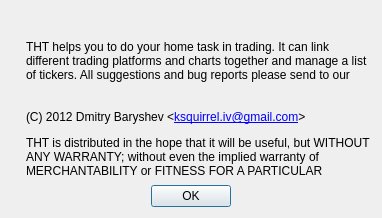
<?xml version="1.0" encoding="UTF-8"?>
<ui version="4.0">
 <class>About</class>
 <widget class="QDialog" name="About">
  <property name="geometry">
   <rect>
    <x>0</x>
    <y>0</y>
    <width>382</width>
    <height>218</height>
   </rect>
  </property>
  <property name="windowTitle">
   <string>About THT</string>
  </property>
  <layout class="QGridLayout" name="gridLayout">
   <item row="0" column="0" colspan="3">
    <layout class="QHBoxLayout" name="horizontalLayout_2">
     <property name="spacing">
      <number>8</number>
     </property>
     <item>
      <widget class="QLabel" name="label">
       <property name="alignment">
        <set>Qt::AlignCenter</set>
       </property>
      </widget>
     </item>
     <item>
      <layout class="QVBoxLayout" name="verticalLayout">
       <property name="spacing">
        <number>0</number>
       </property>
       <item>
        <layout class="QHBoxLayout" name="horizontalLayout">
         <item>
          <widget class="QLabel" name="labelVersion">
           <property name="sizePolicy">
            <sizepolicy hsizetype="MinimumExpanding" vsizetype="Preferred">
             <horstretch>0</horstretch>
             <verstretch>0</verstretch>
            </sizepolicy>
           </property>
           <property name="font">
            <font>
             <pointsize>11</pointsize>
             <weight>75</weight>
             <bold>true</bold>
            </font>
           </property>
           <property name="openExternalLinks">
            <bool>false</bool>
           </property>
          </widget>
         </item>
         <item>
          <widget class="QLabel" name="labelUpdate">
           <property name="pixmap">
            <pixmap resource="tht.qrc">:/images/transparent.png</pixmap>
           </property>
           <property name="alignment">
            <set>Qt::AlignCenter</set>
           </property>
           <property name="openExternalLinks">
            <bool>true</bool>
           </property>
          </widget>
         </item>
        </layout>
       </item>
       <item>
        <spacer name="verticalSpacer">
         <property name="orientation">
          <enum>Qt::Vertical</enum>
         </property>
         <property name="sizeType">
          <enum>QSizePolicy::Fixed</enum>
         </property>
         <property name="sizeHint" stdset="0">
          <size>
           <width>20</width>
           <height>12</height>
          </size>
         </property>
        </spacer>
       </item>
       <item>
        <widget class="QLabel" name="label_2">
         <property name="sizePolicy">
          <sizepolicy hsizetype="Expanding" vsizetype="Preferred">
           <horstretch>0</horstretch>
           <verstretch>0</verstretch>
          </sizepolicy>
         </property>
         <property name="text">
          <string>THT helps you to do your home task in trading. It can link different trading platforms and charts together and manage a list of tickers. All suggestions and bug reports please send to our bug tracker, also visit</string>
         </property>
         <property name="wordWrap">
          <bool>true</bool>
         </property>
         <property name="textInteractionFlags">
          <set>Qt::LinksAccessibleByMouse|Qt::TextSelectableByMouse</set>
         </property>
        </widget>
       </item>
       <item>
        <widget class="QLabel" name="labelUrl">
         <property name="openExternalLinks">
          <bool>true</bool>
         </property>
        </widget>
       </item>
       <item>
        <spacer name="verticalSpacer_2">
         <property name="orientation">
          <enum>Qt::Vertical</enum>
         </property>
         <property name="sizeType">
          <enum>QSizePolicy::Fixed</enum>
         </property>
         <property name="sizeHint" stdset="0">
          <size>
           <width>20</width>
           <height>12</height>
          </size>
         </property>
        </spacer>
       </item>
       <item>
        <widget class="QLabel" name="label_4">
         <property name="text">
          <string>(C) 2012 Dmitry Baryshev &amp;lt;&lt;a href=&quot;mailto:ksquirrel.iv@gmail.com&quot;&gt;ksquirrel.iv@gmail.com&lt;/a&gt;&amp;gt;</string>
         </property>
         <property name="textFormat">
          <enum>Qt::RichText</enum>
         </property>
         <property name="openExternalLinks">
          <bool>true</bool>
         </property>
         <property name="textInteractionFlags">
          <set>Qt::LinksAccessibleByMouse|Qt::TextSelectableByMouse</set>
         </property>
        </widget>
       </item>
       <item>
        <spacer name="verticalSpacer_3">
         <property name="orientation">
          <enum>Qt::Vertical</enum>
         </property>
         <property name="sizeType">
          <enum>QSizePolicy::Fixed</enum>
         </property>
         <property name="sizeHint" stdset="0">
          <size>
           <width>20</width>
           <height>12</height>
          </size>
         </property>
        </spacer>
       </item>
       <item>
        <widget class="QLabel" name="label_5">
         <property name="text">
          <string extracomment="See https://www.gnu.org/licenses/gpl-2.0.txt">THT is distributed in the hope that it will be useful, but WITHOUT ANY WARRANTY; without even the implied warranty of MERCHANTABILITY or FITNESS FOR A PARTICULAR PURPOSE.</string>
         </property>
         <property name="wordWrap">
          <bool>true</bool>
         </property>
         <property name="textInteractionFlags">
          <set>Qt::LinksAccessibleByMouse|Qt::TextSelectableByMouse</set>
         </property>
        </widget>
       </item>
      </layout>
     </item>
    </layout>
   </item>
   <item row="1" column="1">
    <spacer name="verticalSpacer_4">
     <property name="orientation">
      <enum>Qt::Vertical</enum>
     </property>
     <property name="sizeHint" stdset="0">
      <size>
       <width>20</width>
       <height>0</height>
      </size>
     </property>
    </spacer>
   </item>
   <item row="2" column="0">
    <spacer name="horizontalSpacer">
     <property name="orientation">
      <enum>Qt::Horizontal</enum>
     </property>
     <property name="sizeHint" stdset="0">
      <size>
       <width>0</width>
       <height>20</height>
      </size>
     </property>
    </spacer>
   </item>
   <item row="2" column="1">
    <widget class="QPushButton" name="pushButton">
     <property name="text">
      <string>OK</string>
     </property>
    </widget>
   </item>
   <item row="2" column="2">
    <spacer name="horizontalSpacer_2">
     <property name="orientation">
      <enum>Qt::Horizontal</enum>
     </property>
     <property name="sizeHint" stdset="0">
      <size>
       <width>0</width>
       <height>20</height>
      </size>
     </property>
    </spacer>
   </item>
  </layout>
 </widget>
 <resources>
  <include location="tht.qrc"/>
 </resources>
 <connections>
  <connection>
   <sender>pushButton</sender>
   <signal>clicked()</signal>
   <receiver>About</receiver>
   <slot>accept()</slot>
   <hints>
    <hint type="sourcelabel">
     <x>144</x>
     <y>257</y>
    </hint>
    <hint type="destinationlabel">
     <x>146</x>
     <y>319</y>
    </hint>
   </hints>
  </connection>
 </connections>
</ui>
